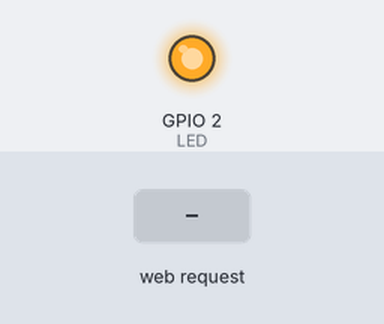
Simulated run of this sketch. Board: ESP8266 (NodeMCU). On the bench: output pins drawn as LEDs (lit = HIGH). The inputs (shaded band) are chosen by the test bench. WiFi joins after 1.5 s; servers stay silent unless stated; what the sketch prints to the serial monitor is not drawn.

Above: at 2.7 s.
2.8 s: HTTP request GET /ledon received
At 4.2 s:
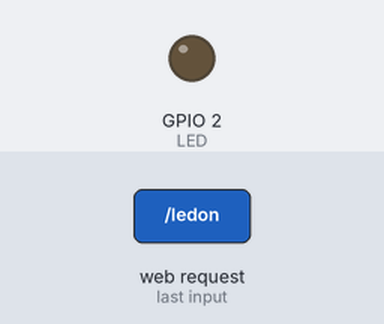
5.8 s: HTTP request GET /ledoff received
At 6.4 s:
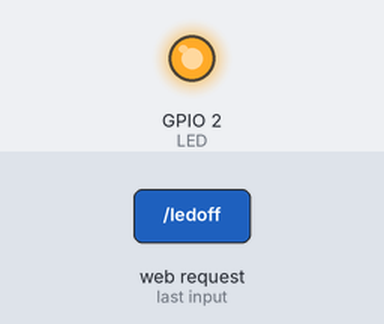
Timing chart, 0 to 8.8 s (numbered marks = the images above; inputs shaded):
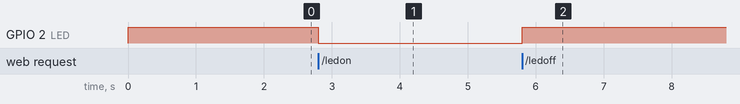

The sketch:

LedWiFi.ino
```cpp
// Turn on the LED using mobile WiFi

#include <ESP8266WiFi.h>
#include <WiFiClient.h>

//ESP Web Server Library to host a web page
#include <ESP8266WebServer.h>

#define LED 2

//SSID and Password of your WiFi router
const char* ssid = "Samsung Galaxy Note 9";
const char* password = "qdaz1607";

//Declare a global object variable from the ESP8266WebServer class.
ESP8266WebServer server(80); //Server on port 80

void Root() {
 Serial.println("You called root page");
 server.send(200, "text/html", sendHTML()); //Send web page
}

void LEDon() {
 Serial.println("LED on page");
 digitalWrite(LED,LOW); //LED is connected in reverse
 server.send(200, "text/html", sendHTML());
}

void LEDoff() {
 Serial.println("LED off page");
 digitalWrite(LED,HIGH); //LED off
 server.send(200, "text/html", sendHTML());
}


void setup(void){
  Serial.begin(9600);

  WiFi.begin(ssid, password);   //Connect to your WiFi router
  Serial.println("");

  pinMode(LED,OUTPUT);
  //Power on LED state off
  digitalWrite(LED,HIGH);

  while (WiFi.status() != WL_CONNECTED) {
  delay(500);
  Serial.print(".");
  }

  Serial.println("");
  Serial.print("Connected to ");
  Serial.println(ssid);
  Serial.print("IP address: ");
  Serial.println(WiFi.localIP());  //IP address assigned to your ESP

  server.on("/", Root);   //Which routine to handle at root location. This is display page
  server.on("/ledon", LEDon); //as Per  <a href="ledOn">, Subroutine to be called
  server.on("/ledoff", LEDoff);

  server.begin();               //Start server
  Serial.println("HTTP server started");
}

void loop(void){
  server.handleClient();        //Handle client requests
}

String sendHTML(){
  String ptr = "<!DOCTYPE html>\n"
"<html>\n"
"<body>\n"
"<center>\n"
"<h1>WiFi LED at GCOEC </h1><br>\n"
"<a href=\"ledon\">LED ON</a><br>\n"
"<a href=\"ledoff\">LED OFF</a><br>\n"
"<hr>\n"
"</center>\n"
"\n"
"</body>\n"
"</html>";
return ptr;
}
```

Measured:
- after the input at 2.8 s, GPIO 2 (LED): HIGH → LOW at once
- after the input at 5.8 s, GPIO 2 (LED): LOW → HIGH at once
